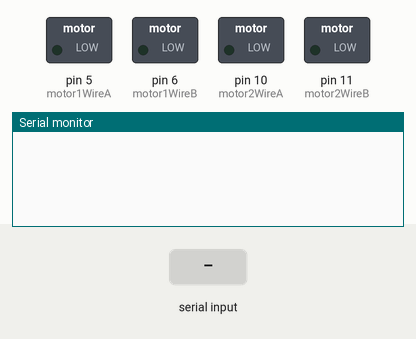
This sketch was run on a simulated Arduino Uno, built with avr-gcc and run on an emulated ATmega328P. On the bench: switched loads named in the sketch (green lamp = pin HIGH), the last lines printed to the serial monitor. The inputs (shaded band) are chosen by the test bench.

Above: at 1.2 s.
1.3 s: "F" received over the second serial link
At 1.9 s:
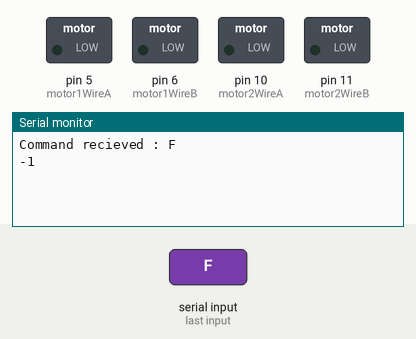
2.8 s: "B" received over the second serial link
At 2.81 s:
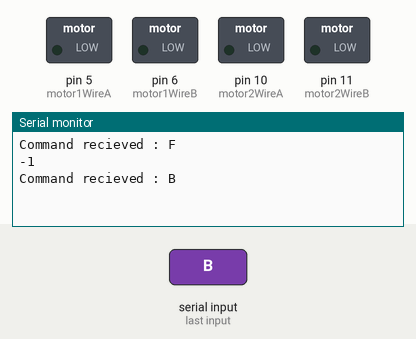

Measured:
- after the input at 1.3 s, the serial monitor: prints a new line at once (image 1)
- after the input at 2.8 s, the serial monitor: prints a new line at once (image 2)

The sketch:

ModularRobotCode.ino
```cpp
#include <SoftwareSerial.h>

//There are two pins for each motor whose
//state will determing the state of movement
//for that motor (still, running, power, direction)
int motor1WireA = 5;
int motor1WireB = 6;

// Probably for ground
int motor2WireA = 10;
int motor2WireB = 11;

int lineDetector = 13;


SoftwareSerial hc06(2,3);
String cmd="";

void setup() {
  //I will setup and demonstrate one motor here.
  //The arduio will be setting the state of these
  //wires, so these should be setup as OUTPUTs
  pinMode(motor1WireA, OUTPUT);
  pinMode(motor1WireB, OUTPUT);
  pinMode(motor2WireA, OUTPUT);
  pinMode(motor2WireB, OUTPUT);
  pinMode(lineDetector, INPUT);

  Serial.begin(9600);

  hc06.begin(9600);

}
void AbsForwards(int ms, int intensity)
{
  unsigned long targetTime = millis() + ms;
  while(millis() <= targetTime)
  {
    analogWrite(motor1WireA, (int)(map(intensity, 1, 100, 100, 255) - 2));
    digitalWrite(motor1WireB, LOW);

    analogWrite(motor2WireA, (int)(map(intensity, 1, 100, 100, 255)));
    digitalWrite(motor2WireB, LOW);
  }

  digitalWrite(motor1WireA, LOW);
  digitalWrite(motor1WireB, LOW);

  digitalWrite(motor2WireA, LOW);
  digitalWrite(motor2WireB, LOW);
}


void AbsBackwards(int ms, int intensity)
{
  unsigned long targetTime = millis() + ms;
  while(millis() <= targetTime)
  {
    digitalWrite(motor1WireA, LOW);
    analogWrite(motor1WireB, (int)(map(intensity, 1, 100, 100, 255) - 2 ));


    digitalWrite(motor2WireA, LOW);
    analogWrite(motor2WireB, (int)(map(intensity, 1, 100, 100, 255)));

  }

  digitalWrite(motor1WireA, LOW);
  digitalWrite(motor1WireB, LOW);

  digitalWrite(motor2WireA, LOW);
  digitalWrite(motor2WireB, LOW);
}


// Stop moving
void Stop(int ms)
{
  unsigned long targetTime = millis() + ms;
  while(millis() <= targetTime)
  {
    digitalWrite(motor1WireA, LOW);
    digitalWrite(motor1WireB, LOW);

    digitalWrite(motor2WireA, LOW);
    digitalWrite(motor2WireB, LOW);
  }
}

// Turn by "Degrees"
void Turn(int Degrees, int intensity)
{
  // Start initially off

  digitalWrite(motor1WireA, LOW);
  digitalWrite(motor1WireB, LOW);

  digitalWrite(motor2WireA, LOW);
  digitalWrite(motor2WireB, LOW);

  // Technically should be left as is, turning should be absolute. (90 degrees at 25% speed should be the same as 90 degrees at 100% speed)
  unsigned long targetTime = millis() + (unsigned long)(((abs(Degrees) / 4UL) / ((float)intensity / 1000UL)));

  Serial.println(targetTime);

  Serial.println(abs(Degrees) / 4);

  Serial.println((float)intensity / 1000);
  Serial.println((abs(Degrees) / 4) / ((float)intensity / 1000));
  while(millis() <= targetTime)
  {

    // Turn right
    if (Degrees > 0) {
      digitalWrite(motor1WireA, LOW);
      analogWrite(motor1WireB, map(intensity, 1, 100, 100, 255));

      analogWrite(motor2WireA, map(intensity, 1, 100, 100, 255));
      digitalWrite(motor2WireB, LOW);
    }
    // Turn left
    else {
      analogWrite(motor1WireA, map(intensity, 1, 100, 100, 255));
      digitalWrite(motor1WireB, LOW);

      digitalWrite(motor2WireA, LOW);
      analogWrite(motor2WireB, map(intensity, 1, 100, 100, 255));

    }
  }

  digitalWrite(motor1WireA, LOW);
  digitalWrite(motor1WireB, LOW);

  digitalWrite(motor2WireA, LOW);
  digitalWrite(motor2WireB, LOW);
}
void loop() {
  while(hc06.available()>0){
        cmd+=(char)hc06.read();
    }
   if(cmd!=""){
    Serial.print("Command recieved : ");
    Serial.println(cmd);
    Serial.println(cmd.indexOf("T"));
    // We expect ON or OFF from bluetooth
    if(cmd.indexOf("T") >= 0){
            Turn(cmd.substring(1).toInt(), 100);
            Serial.println(cmd.substring(1).toInt());
    } else if(cmd.indexOf("F") >= 0){
            AbsForwards(cmd.substring(1).toInt(), 100);
    }else if(cmd.indexOf("B") >= 0){
            AbsBackwards(cmd.substring(1).toInt(), 100);
    }
    else if(cmd.indexOf("S") >= 0){
            Stop(200);
    } // redundant, kept for future possible interruption features
    cmd=""; //reset cmd
  }
}

void TestingMode()
{
  delay(2000);

  Turn(-90, 50);
  Stop(1000);
  Turn(180, 50);
  Stop(1000);
  Turn(90, 50);
  Stop(1000);
  Turn(-360, 50);
  Stop(1000);
  AbsForwards(1000, 100);
  AbsBackwards(2000, 50);
  Stop(1000);
}

void LineFollow()
{
  while(true)
  {
    delay(1000);

    if (digitalRead(lineDetector) == HIGH)
    {
      Turn(10, 75);
      Stop(100);
    }
    else
    {
      Turn(-10, 75);
      Stop(100);
    }

    AbsForwards(100, 50);
  }
}


/* OLD CODE, may still need just in case

void Forwards(int ms, int intensity)
{
  int targetTime = millis() + ms;
  while(millis() <= targetTime)
  {
    analogWrite(motor1WireA, map(intensity, 1, 100, 100, 255));
    digitalWrite(motor1WireB, LOW);

    analogWrite(motor2WireA, map(intensity, 1, 100, 100, 255));
    digitalWrite(motor2WireB, LOW);
  }

  digitalWrite(motor1WireA, LOW);
  digitalWrite(motor1WireB, LOW);

  digitalWrite(motor2WireA, LOW);
  digitalWrite(motor2WireB, LOW);
}

void Backwards(int ms, int intensity)
{
  int targetTime = millis() + ms;
  while(millis() <= targetTime)
  {
    digitalWrite(motor1WireA, LOW);
    analogWrite(motor1WireB, map(intensity, 1, 100, 100, 255));

    digitalWrite(motor2WireA, LOW);
    analogWrite(motor2WireB, map(intensity, 1, 100, 100, 255));
  }

  digitalWrite(motor1WireA, LOW);
  digitalWrite(motor1WireB, LOW);

  digitalWrite(motor2WireA, LOW);
  digitalWrite(motor2WireB, LOW);
}

*/
```
